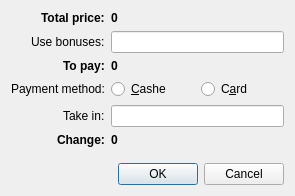
<?xml version="1.0" encoding="UTF-8"?>
<ui version="4.0">
 <class>PayDialog</class>
 <widget class="QDialog" name="PayDialog">
  <property name="geometry">
   <rect>
    <x>0</x>
    <y>0</y>
    <width>295</width>
    <height>196</height>
   </rect>
  </property>
  <property name="windowTitle">
   <string>Dialog</string>
  </property>
  <layout class="QVBoxLayout" name="verticalLayout">
   <item>
    <layout class="QFormLayout" name="formLayout">
     <property name="labelAlignment">
      <set>Qt::AlignRight|Qt::AlignTrailing|Qt::AlignVCenter</set>
     </property>
     <item row="0" column="0">
      <widget class="QLabel" name="label">
       <property name="font">
        <font>
         <weight>75</weight>
         <bold>true</bold>
        </font>
       </property>
       <property name="text">
        <string>Total price:</string>
       </property>
      </widget>
     </item>
     <item row="0" column="1">
      <widget class="QLabel" name="totalPrice">
       <property name="font">
        <font>
         <weight>75</weight>
         <bold>true</bold>
        </font>
       </property>
       <property name="text">
        <string>0</string>
       </property>
      </widget>
     </item>
     <item row="1" column="0">
      <widget class="QLabel" name="label_2">
       <property name="text">
        <string>Use bonuses:</string>
       </property>
      </widget>
     </item>
     <item row="1" column="1">
      <widget class="QLineEdit" name="bonuses"/>
     </item>
     <item row="2" column="0">
      <widget class="QLabel" name="label_5">
       <property name="font">
        <font>
         <weight>75</weight>
         <bold>true</bold>
        </font>
       </property>
       <property name="text">
        <string>To pay:</string>
       </property>
      </widget>
     </item>
     <item row="2" column="1">
      <widget class="QLabel" name="totalPay">
       <property name="font">
        <font>
         <weight>75</weight>
         <bold>true</bold>
        </font>
       </property>
       <property name="text">
        <string>0</string>
       </property>
      </widget>
     </item>
     <item row="3" column="0">
      <widget class="QLabel" name="label_6">
       <property name="text">
        <string>Payment method:</string>
       </property>
      </widget>
     </item>
     <item row="3" column="1">
      <layout class="QHBoxLayout" name="horizontalLayout">
       <item>
        <widget class="QRadioButton" name="radCashe">
         <property name="text">
          <string>&amp;Cashe</string>
         </property>
        </widget>
       </item>
       <item>
        <widget class="QRadioButton" name="radCard">
         <property name="text">
          <string>C&amp;ard</string>
         </property>
        </widget>
       </item>
      </layout>
     </item>
     <item row="4" column="0">
      <widget class="QLabel" name="label_3">
       <property name="text">
        <string>Take in:</string>
       </property>
      </widget>
     </item>
     <item row="4" column="1">
      <widget class="QLineEdit" name="takeIn"/>
     </item>
     <item row="5" column="0">
      <widget class="QLabel" name="label_4">
       <property name="font">
        <font>
         <weight>75</weight>
         <bold>true</bold>
        </font>
       </property>
       <property name="text">
        <string>Change:</string>
       </property>
      </widget>
     </item>
     <item row="5" column="1">
      <widget class="QLabel" name="change">
       <property name="font">
        <font>
         <weight>75</weight>
         <bold>true</bold>
        </font>
       </property>
       <property name="text">
        <string>0</string>
       </property>
      </widget>
     </item>
    </layout>
   </item>
   <item>
    <widget class="QDialogButtonBox" name="buttonBox">
     <property name="orientation">
      <enum>Qt::Horizontal</enum>
     </property>
     <property name="standardButtons">
      <set>QDialogButtonBox::Cancel|QDialogButtonBox::Ok</set>
     </property>
    </widget>
   </item>
  </layout>
 </widget>
 <resources/>
 <connections>
  <connection>
   <sender>buttonBox</sender>
   <signal>accepted()</signal>
   <receiver>PayDialog</receiver>
   <slot>accept()</slot>
   <hints>
    <hint type="sourcelabel">
     <x>248</x>
     <y>254</y>
    </hint>
    <hint type="destinationlabel">
     <x>157</x>
     <y>274</y>
    </hint>
   </hints>
  </connection>
  <connection>
   <sender>buttonBox</sender>
   <signal>rejected()</signal>
   <receiver>PayDialog</receiver>
   <slot>reject()</slot>
   <hints>
    <hint type="sourcelabel">
     <x>316</x>
     <y>260</y>
    </hint>
    <hint type="destinationlabel">
     <x>286</x>
     <y>274</y>
    </hint>
   </hints>
  </connection>
 </connections>
</ui>
